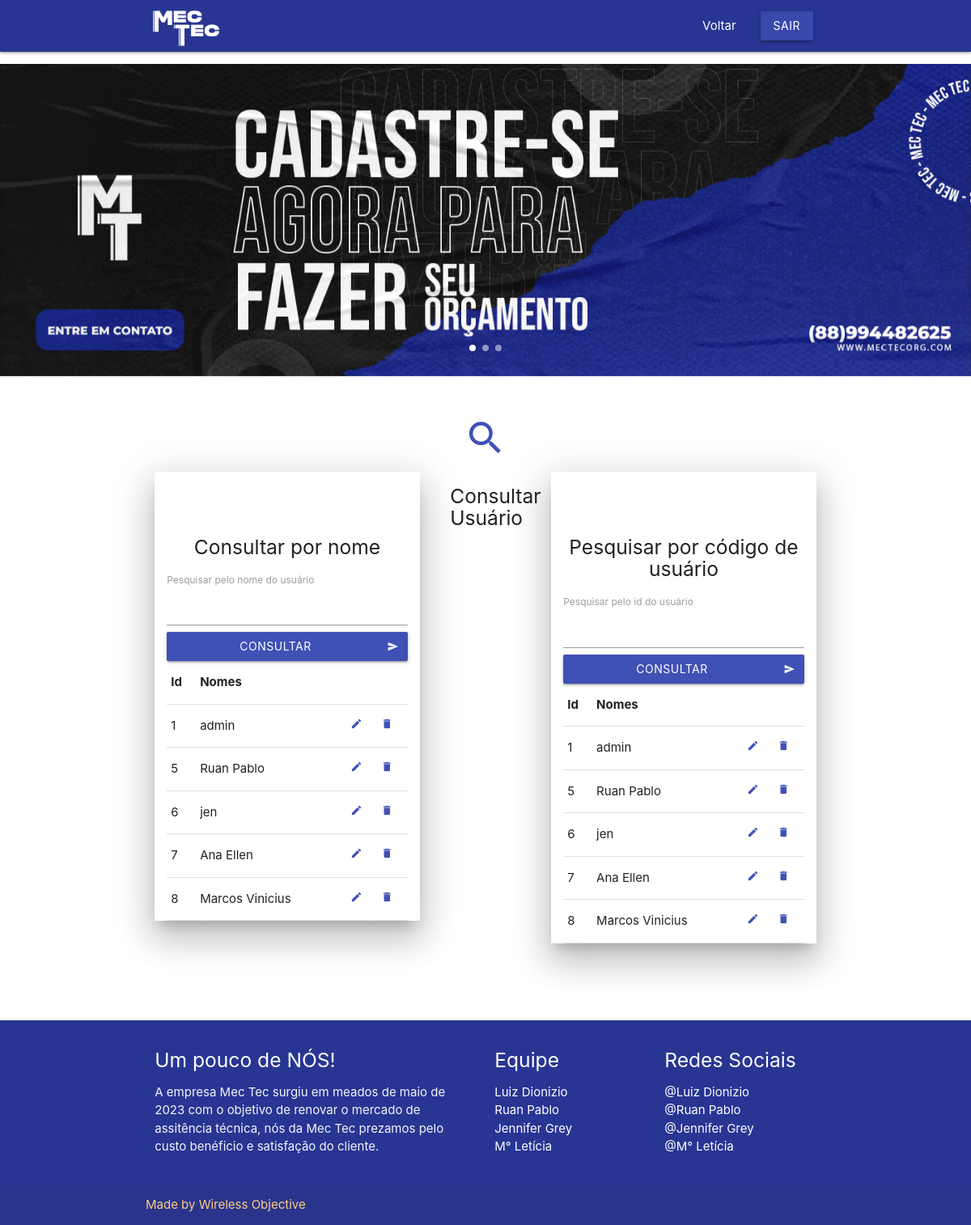
/EmpresaMecTec/sistema/AreaAdmin/AreaDosClientes/consultarcliente.php (signed in), run on the app's committed database.
### tables this page shows
CREATE TABLE `tb_user` (
  `id_user` int(11) NOT NULL,
  `niv_perm` varchar(10) NOT NULL,
  `nome_user` varchar(100) NOT NULL,
  `login_user` varchar(100) NOT NULL,
  `senha_user` varchar(250) NOT NULL,
  `email` varchar(100) NOT NULL,
  `telefone` varchar(14) NOT NULL,
  `telefone2` varchar(14) DEFAULT NULL,
  `cpf` char(14) NOT NULL,
  `rg` varchar(15) NOT NULL,
  `rua` varchar(100) NOT NULL,
  `bairro` varchar(100) NOT NULL,
  `cidade` varchar(100) NOT NULL,
  `numero` varchar(100) NOT NULL,
  `complemento` varchar(50) NOT NULL,
  `cep` varchar(15) NOT NULL
);

### EmpresaMecTec/sistema/AreaAdmin/AreaDosClientes/consultarcliente.php (the view, shortened to what this page needs)
<?php require_once '../../../conexao.php';
?>
<!DOCTYPE html>
<html lang="en">
<head>
  <link href="css/materialize.css" type="text/css" rel="stylesheet" media="screen,projection"/>
  <link href="css/style.css" type="text/css" rel="stylesheet" media="screen,projection"/>
</head>
<body>
  <nav class="indigo darken-3" role="navigation">
    <div class="nav-wrapper container">
      <a id="logo-container" href="../AreaAdmin.php" class="brand-logo"><img src="../../../backgrounds/logoofc.png" style="width:3em;"></a>
          <ul class="right hide-on-med-and-down">
            <li><a href="AreaClientes.php">Voltar</a></li>
            <li><a class="waves-effect waves-light btn indigo darken-1" onclick="return confirm('Deseja realmente sair?');"href="../../../logout.php">Sair</a></li>
          </ul>
        </div>
    </nav>
  <div class="section no-pad-bot" id="index-banner">
        <div class="carousel carousel-slider center">
            <div class="carousel-item white-text"  href="#one!">
                <a><img src="../../../backgrounds/S1.png"  style="width:150em; " class="responsive-img" alt="" srcset=""></a>
            </div>
            </div>
        </div>
  <div class="container">
    <div class="section">
      <div class="row">
        <div class="col s12 m5">
          <br><br><br>
          <div class="icon-block z-depth-5">
            <h2 class="center light-blue-text"><i class="material-icons"></i></h2>
            <h5 class="center">Consultar por nome</h5>
            <p class="light">
                <form method="POST">
                        <label>Pesquisar pelo nome do usuário</label>
                        <input type="text" name="tx_pesquisa">
                        <button class="btn waves-effect indigo col s8 m12" type="submit" name="action">Consultar
                        <i class="material-icons right">send</i>
                        </button>
                </form>
                    <table border="1">
                    <thead>
                        <tr>
                            <th> Id </th>
                            <th> Nomes </th>
                        </tr>
                    </thead>
                    <?php
                        $tx_pesq = isset($_POST['tx_pesquisa']) ? $_POST['tx_pesquisa'] : '';
                        $sql = "SELECT * FROM tb_user WHERE nome_user LIKE '$tx_pesq%';";
                        $query = mysqli_query($conn, $sql);
                        if( $query ){
                            while($row = mysqli_fetch_array($query, MYSQLI_ASSOC)){
                    ?>
                        <tbody>
                            <tr>
                                <td>
                                    <?php echo $row['id_user']; ?>
                                </td>
                                <td>
                                    <?php echo $row['nome_user']; ?>
                                </td>
                                <td>
                                <a href="alterarcliente.php?id_user=<?= $row['id_user'] ?>"> <i class="large material-icons indigo-text text-darken">create</i> </a>
                                </td>
                                <td>
                                <a onclick=" return confirm('Deseja realmente excluir?'); "
                                href="excluir.php?id_user=<?php echo $row['id_user']; ?>"> <i class="large material-icons indigo-text text-darken">delete</i> </a>
                                </td>
                            </tr>
                        </tbody>
                    <?php
                            }
                        }
                    ?>
                </table>
            </p>
          </div>
        </div>
        <div class="col s12 m2">
          <div class="icon-block">
            <h2 class="center light-blue-text"><i class="large material-icons indigo-text text-darken">search</i></h2>
            <h5 class="center">Consultar Usuário</h5>
          </div>
        </div>
        <div class="col s12 m5">
        <br><br><br>
          <div class="icon-block z-depth-5">
            <h2 class="center light-blue-text"><i class="material-icons"></i></h2>
            <h5 class="center">Pesquisar por código de usuário</h5>
            <p class="light" >
            <form method="POST">
                    <label>Pesquisar pelo id do usuário</label>
                    <input type="text" name="tx_pesquisa">
                    <button class="btn waves-effect indigo col s8 m12" type="submit" name="action">Consultar
                    <i class="material-icons right">send</i>
                    </button>
                </form>
                    <table border="1">
                    <thead>
                        <tr>
                            <th> Id </th>
                            <th> Nomes </th>
                        </tr>
                    </thead>
                    <?php
                        $tx_pesq = isset($_POST['tx_pesquisa']) ? $_POST['tx_pesquisa'] : '';
                        $sql = "SELECT * FROM tb_user WHERE id_user LIKE '$tx_pesq%';";
                        $query = mysqli_query($conn, $sql);
                        if( $query ){
                            while($row = mysqli_fetch_array($query, MYSQLI_ASSOC)){
                    ?>
                        <tbody>
                            <tr>
                                <td>
                                    <?php echo $row['id_user']; ?>
                                </td>
                                <td>
                                    <?php echo $row['nome_user']; ?>
                                </td>
                                <td>
                                <a href="alterarcliente.php?id_user=<?= $row['id_user'] ?>"> <i class="large material-icons indigo-text text-darken">create</i> </a>
                                </td>
                                <td>
                                <a onclick=" return confirm('Deseja realmente excluir?'); "
                                href="excluir.php?id_user=<?php echo $row['id_user']; ?>"> <i class="large material-icons indigo-text text-darken">delete</i> </a>
                                </td>
                            </tr>
                        </tbody>
                    <?php
                            }
                        }
                    ?>
                </table>
            </p>
          </div>
        </div>
      </div>
    </div>
    <br><br>
  </div>
<footer class="page-footer indigo darken-3">
    <div class="container">
      <div class="row">
        <div class="col l6 s12">
          <h5 class="white-text">Um pouco de NÓS!</h5>
          <p class="grey-text text-lighten-4">A empresa Mec Tec surgiu em meados de maio de 2023 com o objetivo de renovar o mercado de assitência técnica, nós da Mec Tec prezamos pelo custo benéficio e satisfação do cliente.</p>
        </div>
        <div class="col l3 s12">
          <h5 class="white-text">Equipe</h5>
          <ul>
            <li><a class="white-text" href="">Luiz Dionizio</a></li>
            <li><a class="white-text" href="">Ruan Pablo</a></li>
            <li><a class="white-text" href="">Jennifer Grey</a></li>
            <li><a class="white-text" href="">M° Letícia</a></li>
          </ul>
        </div>
        <div class="col l3 s12">
          <h5 class="white-text">Redes Sociais</h5>
          <ul>
            <li><a class="white-text" href="https://www.instagram.com/luiiz_dionizio/">@Luiz Dionizio</a></li>
            <li><a class="white-text" href="https://www.instagram.com/ruanxyzz7/">@Ruan Pablo</a></li>
            <li><a class="white-text" href="https://www.instagram.com/jenny.vasconcelos/">@Jennifer Grey</a></li>
            <li><a class="white-text" href="https://www.instagram.com/m.leticia_araujo/">@M° Letícia</a></li>
          </ul>
        </div>
      </div>
    </div>
    <div class="footer-copyright">
      <div class="container">
    <a class="orange-text text-lighten-3" href="">Made by Wireless Objective</a>
      </div>
    </div>
  </footer>
  </body>
</html>

### EmpresaMecTec/sistema/AreaAdmin/AreaDosClientes/css/style.css (style rules this page uses)
.icon-block { padding: 0 15px; }
.icon-block .material-icons { font-size: inherit; }

### data on the page
tb_user: id_user "1", nome_user "admin"
tb_user: id_user "5", nome_user "Ruan Pablo"
tb_user: id_user "6", nome_user "jen"
tb_user: id_user "7", nome_user "Ana Ellen"
tb_user: id_user "8", nome_user "Marcos Vinicius"
